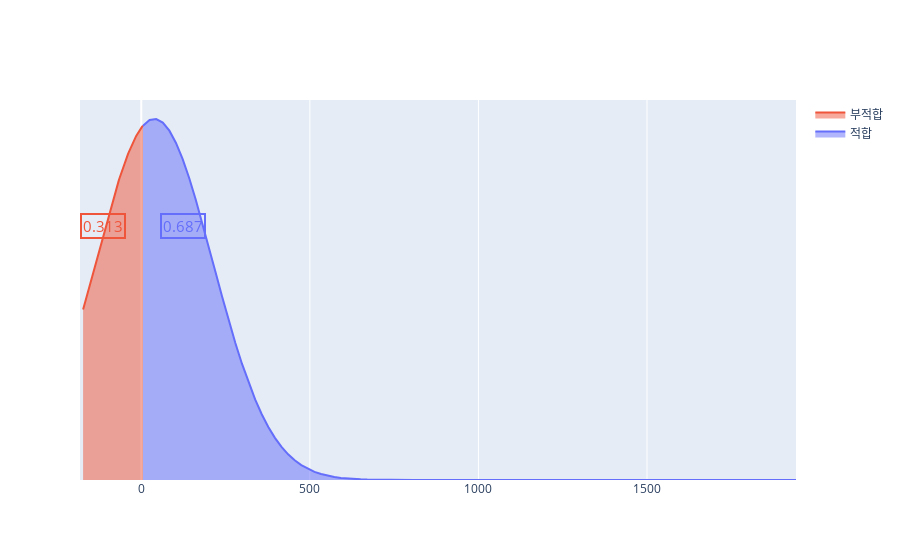

Notebook cell for this chart:
### Code cell
EV_per_charger_pro, EV_per_charger_pro_negative = cal_norm(df_vehicle['전기차충전소당 전기차 수'].mean(),
                                                           df_vehicle['전기차충전소당 전기차 수'].std(),
                                                           df_vehicle['전기차충전소당 전기차 수'].min(),
                                                           df_vehicle['전기차충전소당 전기차 수'].max(),
                                                           EV_per_charger_standard,
                                                           False)
